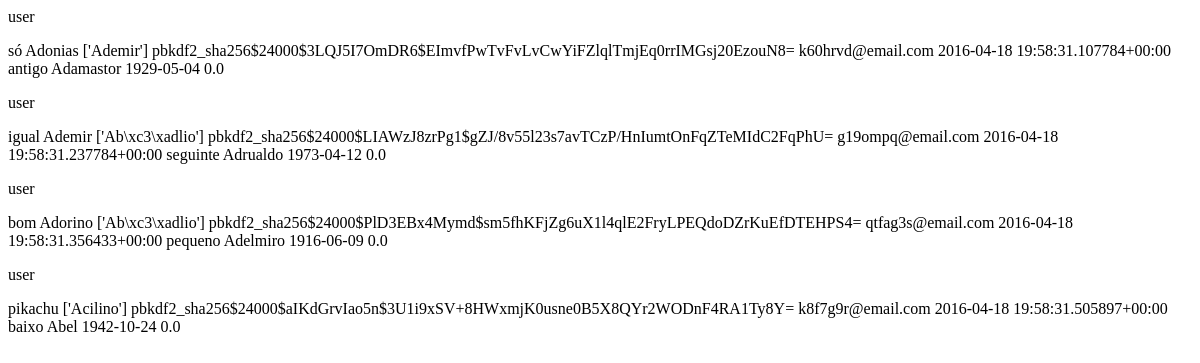
The app's page /list_all_users, older data.
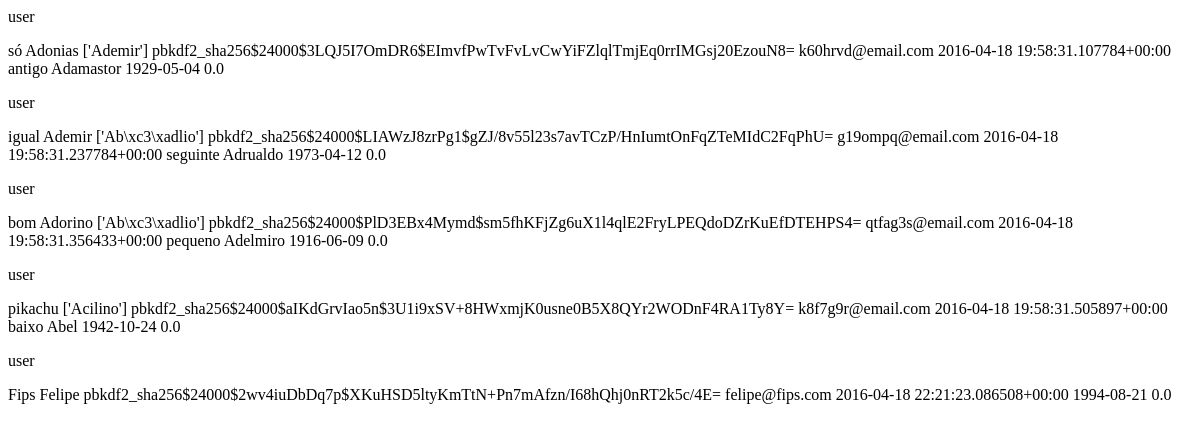
The same page, newer data.
### ubet/models.py (models this page shows)
class Ubet_user(models.Model):
	django_user = models.OneToOneField(User,
		on_delete = models.CASCADE)
	full_name = models.CharField(max_length=100)
	date_of_birth = models.DateField()
	creditos = models.FloatField(default=0)
	def __unicode__(self):
		return self.django_user.username+'\n'+ \
			self.django_user.first_name+'\n'+ \
			self.django_user.password+'\n'+\
			self.django_user.email+'\n'+\
			str(self.django_user.date_joined)+'\n'+\
			self.full_name+'\n'+\
			str(self.date_of_birth)+'\n'+\
			str(self.creditos)

### ubet/views.py (the view)
# urls.py: url(r'^list_all_users$',views.list_all_users,name='list_all_users'),
def list_all_users(request):
	return render(request,'ubet/list_all_users.html',{'li':Ubet_user.objects.all()})

### ubet/templates/ubet/list_all_users.html
<main>
	{%  for i in li%}
	<p> user </p>
	{{i}} <br>
	{%endfor%}
	<br>
</main>

Row changes from the older to the newer data that the page shows:
added Ubet_user: django_user+full_name+date_of_birth "Fips Felipe pbkdf2_sha256$24000$2wv4iuDbDq7p$XKuHSD5ltyKmTtN+Pn7mAfzn/I68hQhj0nRT2k5c/4E= felipe@fips.com 2016-04-18 22:21:23.086508+00:00 1994-08-21 0.0"
